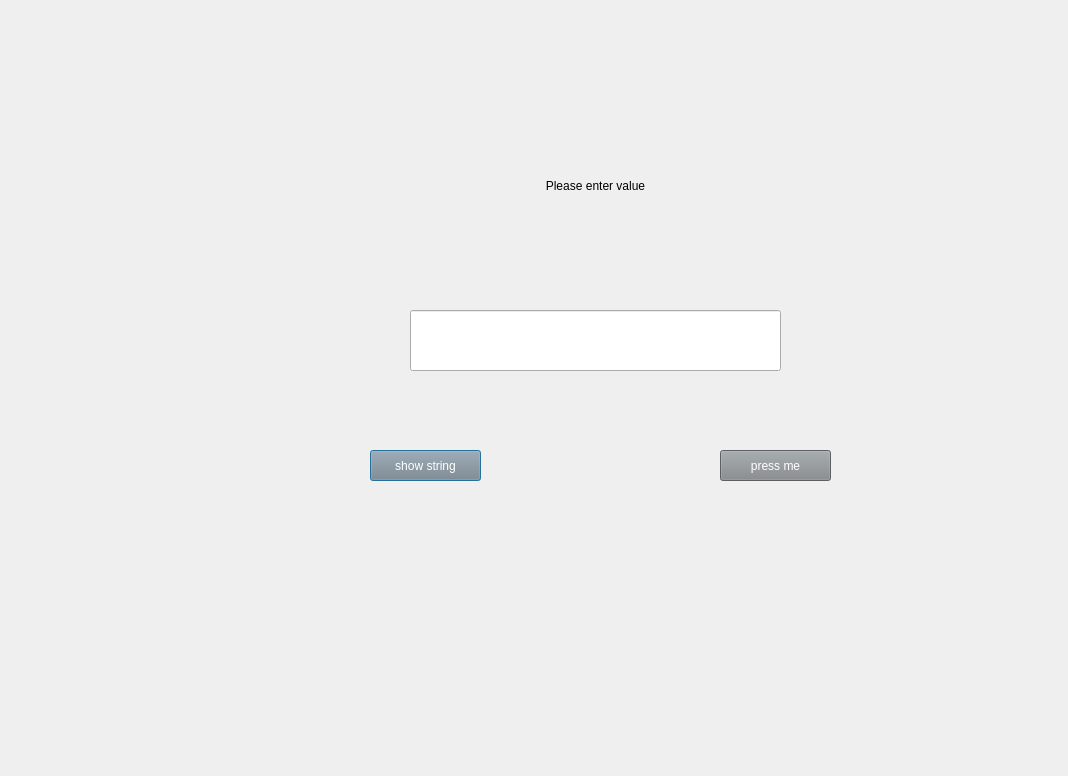
<?xml version="1.0" encoding="UTF-8"?>
<ui version="4.0">
 <class>Dialog</class>
 <widget class="QDialog" name="Dialog">
  <property name="geometry">
   <rect>
    <x>0</x>
    <y>0</y>
    <width>1068</width>
    <height>776</height>
   </rect>
  </property>
  <property name="windowTitle">
   <string>Dialog</string>
  </property>
  <property name="styleSheet">
   <string notr="true">font: 9pt &quot;微軟正黑體&quot;;</string>
  </property>
  <widget class="QPushButton" name="PressMeBotton">
   <property name="geometry">
    <rect>
     <x>370</x>
     <y>450</y>
     <width>111</width>
     <height>31</height>
    </rect>
   </property>
   <property name="styleSheet">
    <string notr="true">background-color: rgb(130,135,139);
color: rgb(255, 255, 255);</string>
   </property>
   <property name="text">
    <string>show string</string>
   </property>
  </widget>
  <widget class="QPushButton" name="ShowStringBotton">
   <property name="geometry">
    <rect>
     <x>720</x>
     <y>450</y>
     <width>111</width>
     <height>31</height>
    </rect>
   </property>
   <property name="styleSheet">
    <string notr="true">background-color: rgb(130, 135, 139);
color: rgb(255, 255, 255);</string>
   </property>
   <property name="text">
    <string>press me</string>
   </property>
  </widget>
  <widget class="QLabel" name="label_2">
   <property name="geometry">
    <rect>
     <x>30</x>
     <y>50</y>
     <width>311</width>
     <height>341</height>
    </rect>
   </property>
   <property name="text">
    <string/>
   </property>
   <property name="pixmap">
    <pixmap>test.jpg</pixmap>
   </property>
   <property name="scaledContents">
    <bool>true</bool>
   </property>
  </widget>
  <widget class="QLabel" name="label_3">
   <property name="geometry">
    <rect>
     <x>450</x>
     <y>100</y>
     <width>291</width>
     <height>171</height>
    </rect>
   </property>
   <property name="styleSheet">
    <string notr="true">font: 18pt &quot;Adobe Devanagari&quot;;</string>
   </property>
   <property name="text">
    <string>Please enter value</string>
   </property>
   <property name="alignment">
    <set>Qt::AlignCenter</set>
   </property>
  </widget>
  <widget class="QLineEdit" name="lineEdit">
   <property name="geometry">
    <rect>
     <x>410</x>
     <y>310</y>
     <width>371</width>
     <height>61</height>
    </rect>
   </property>
  </widget>
 </widget>
 <resources/>
 <connections/>
</ui>
